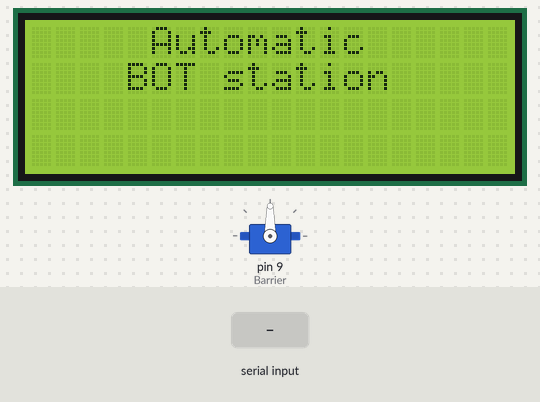
This sketch was run on a simulated Arduino Uno, built with avr-gcc and run on an emulated ATmega328P. Parts: servo, 20×4 character LCD. The inputs (shaded band) are chosen by the test bench. What the sketch prints to the serial monitor is not drawn.

Above: at 1.2 s.
1.3 s: "o" received over the second serial link
At 3.2 s:
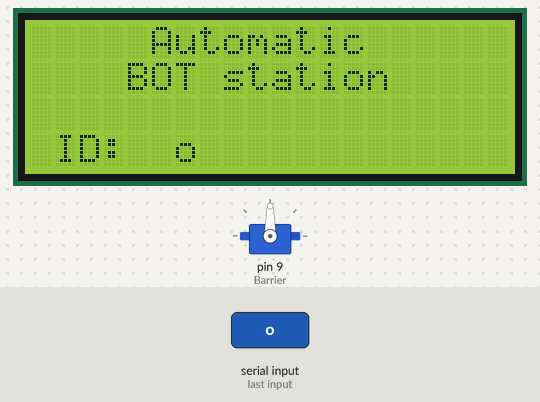
3.8 s: "c" received over the second serial link
6.3 s: "1" received over the second serial link
8.8 s: "o" received over Serial
At 9.1 s:
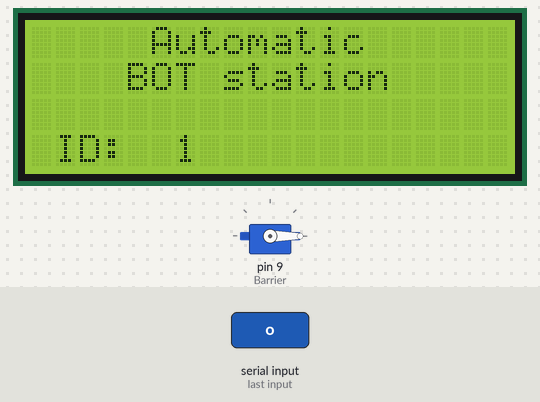
10.3 s: "c" received over Serial
At 11.5 s:
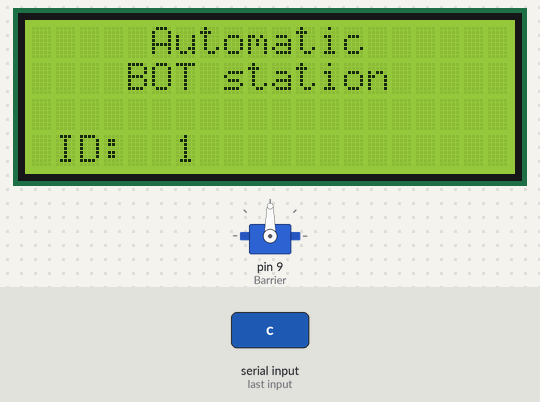
Timing chart, 0 to 12.8 s (numbered marks = the images above; inputs shaded):
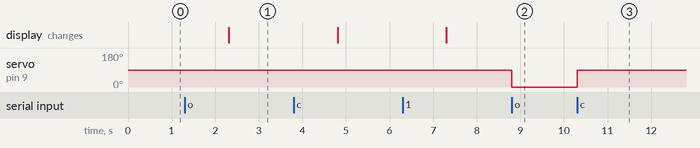

The sketch:

rfid-servo-lcd16x4.ino
```cpp
#include <Servo.h>
#include <Wire.h>
#include <SoftwareSerial.h>
#include <LiquidCrystal_I2C.h>

SoftwareSerial rfidSerial(5, 6); // RX, TX
LiquidCrystal_I2C lcd(0x27,20,4);
Servo Barrier;
int incomingByte = 0;   // dùng để lưu giá trị được gửi


#define open 0
#define close 90
String data;
void setup()
{
  rfidSerial.begin(9600); // Setting the baud rate of Software Serial Library
  Serial.begin(9600);  //Setting the baud rate of Serial Monitor
  Barrier.attach(9);
  Barrier.write(close);

  lcd.init();
  lcd.backlight();
  lcd.setCursor(5,0);
  lcd.print("Automatic");
  lcd.setCursor(4,1);
  lcd.print("BOT station");
 }
void loop()
{
  if (Serial.available() > 0) {
                incomingByte = Serial.read();

                if (incomingByte != -1){
                    data = char(incomingByte);
                    if (data =="o"){
                      Barrier.write(open);
                    }
                    if (data =="c"){
                      Barrier.write(close);
                    }
        }
  }

 if(rfidSerial.available()>0) //check all data coming from RFID reader module via SoftwareSerial 9 pin
  {
   data = rfidSerial.readString();
   data = data.substring(data.indexOf(0x02)+1, data.indexOf(0x03)-1); //separate id

   lcd.setCursor(1,3);
   lcd.print("ID: ");
   lcd.setCursor(6,3);
   lcd.print(data);
   Serial.println(data);
  }
 }
```

Measured:
- after the input at 1.3 s, the display: changes after 1.0 s (image 1)
- after the input at 8.8 s, servo on pin 9 (Barrier): 90° → 0° at once
- after the input at 10.3 s, servo on pin 9 (Barrier): 0° → 90° at once
